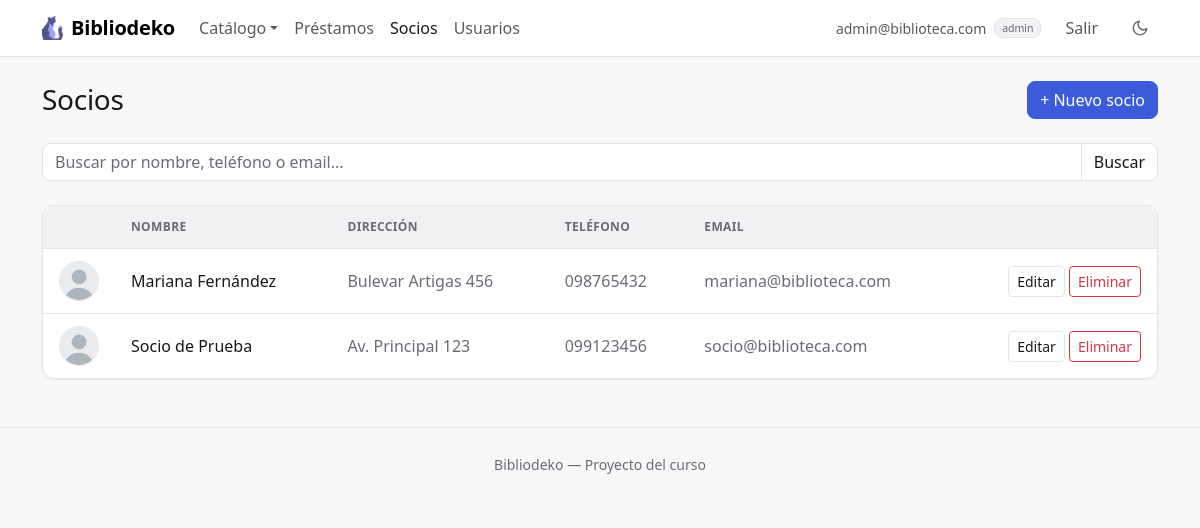
The app's page /index.php?accion=listarSocios (signed in) with its own data.
### tables this page shows
CREATE TABLE IF NOT EXISTS socios (
    id          INT AUTO_INCREMENT PRIMARY KEY,
    usuario_id  INT NOT NULL UNIQUE,
    nombre      VARCHAR(100) NOT NULL,
    direccion   VARCHAR(255) NOT NULL,
    telefono    VARCHAR(20)  NOT NULL,
    foto        VARCHAR(100) NOT NULL DEFAULT 'avatar.png',
    FOREIGN KEY (usuario_id) REFERENCES usuarios(id) ON DELETE CASCADE
);

CREATE TABLE IF NOT EXISTS usuarios (
    id      INT AUTO_INCREMENT PRIMARY KEY,
    rol     ENUM('admin', 'socio') NOT NULL DEFAULT 'socio',
    email   VARCHAR(100) NOT NULL UNIQUE,
    pass    VARCHAR(255) NOT NULL
);

### controllers/SocioController.php (called while the page is built, shortened)
<?php
require_once __DIR__ . '/../models/Socio.php';
require_once __DIR__ . '/../models/Usuario.php';
function listarSocios() {
    global $pdo;
    $filtros = [
        'q'          => trim($_GET['q'] ?? ''),
        'pagina'     => $_GET['p'] ?? 1,
        'por_pagina' => 10,
    ];
    $resultado = Socio::listar($pdo, $filtros);
    $socios = $resultado['filas'];
    require __DIR__ . '/../views/socios/listar.php';
}

### models/Socio.php (called while the page is built, shortened)
<?php
require_once __DIR__ . '/Usuario.php';
class Socio {
    private $id;
    private $usuario;
    private $nombre;
    private $direccion;
    private $telefono;
    private $foto;
    public function __construct($id, $usuario, $nombre, $direccion, $telefono, $foto) {
        $this->id = $id;
        $this->usuario = $usuario;
        $this->nombre = $nombre;
        $this->direccion = $direccion;
        $this->telefono = $telefono;
        $this->foto = $foto;
    }
    public function getId() { return $this->id; }
    public function getUsuario() { return $this->usuario; }
    public function getNombre() { return $this->nombre; }
    public function getDireccion() { return $this->direccion; }
    public function getTelefono() { return $this->telefono; }
    public function getFoto() { return $this->foto; }
    public static function listar($pdo, $filtros = []) {
        $filtros = array_merge(['q' => '', 'pagina' => 1, 'por_pagina' => 0], $filtros);
        $parametros = [];
        $desdeDonde = ' FROM socios s INNER JOIN usuarios u ON s.usuario_id = u.id';
        $stmt = $pdo->prepare('SELECT COUNT(*)' . $desdeDonde);
        $stmt->execute($parametros);
        $total = (int) $stmt->fetchColumn();
        $sql = 'SELECT s.*, u.rol, u.email, u.pass' . $desdeDonde . ' ORDER BY s.nombre';
        $pagina = 1;
        $paginas = 1;
        if ($filtros['por_pagina'] > 0) {
            $paginacion = calcularPaginacion($total, $filtros['pagina'], $filtros['por_pagina']);
            $pagina = $paginacion['pagina'];
            $paginas = $paginacion['paginas'];
            $sql .= ' LIMIT ' . (int) $filtros['por_pagina'] . ' OFFSET ' . $paginacion['desde'];
        }
        $stmt = $pdo->prepare($sql);
        $stmt->execute($parametros);
        $filas = $stmt->fetchAll();
        $socios = [];
        foreach ($filas as $f) {
            $usuario = new Usuario($f['usuario_id'], $f['rol'], $f['email'], $f['pass']);
            $socios[] = new Socio($f['id'], $usuario, $f['nombre'], $f['direccion'], $f['telefono'], $f['foto']);
        }
        return ['filas' => $socios, 'total' => $total, 'pagina' => $pagina, 'paginas' => $paginas];
    }
}

### helpers.php (called while the page is built, shortened)
<?php
function calcularPaginacion($total, $pagina, $porPagina) {
    $paginas = max(1, (int) ceil($total / $porPagina));
    $pagina = min(max(1, (int) $pagina), $paginas);
    return ['pagina' => $pagina, 'paginas' => $paginas, 'desde' => ($pagina - 1) * $porPagina];
}

### models/Usuario.php (called while the page is built, shortened)
<?php
class Usuario {
    private $email;
    public function __construct($id, $rol, $email, $pass) {
        $this->email = $email;
    }
    public function getEmail() { return $this->email; }
}

### views/socios/listar.php (the view, shortened to what this page needs)
<?php require __DIR__ . '/../header.php'; ?>
<div class="encabezado">
  <h1 class="h3">Socios</h1>
  <a href="index.php?accion=formCrearSocio" class="btn btn-primary">+ Nuevo socio</a>
</div>
<form method="GET" action="index.php" class="d-flex align-items-center gap-2 mb-4">
  <div class="input-group">
    <input type="search" name="q" class="form-control" aria-label="Buscar"
      placeholder="Buscar por nombre, teléfono o email..."
      value="<?= htmlspecialchars($filtros['q']) ?>">
    <button class="btn btn-outline-secondary" type="submit">Buscar</button>
  </div>
</form>
<?php if (empty($socios)): ?>
  <div class="card estado-vacio">
    <?php if ($filtros['q'] !== ''): ?>
      <p class="titulo">Ningún socio coincide con la búsqueda.</p>
      <p class="small mb-0">Probá con otro nombre, teléfono o email.</p>
    <?php else: ?>
      <p class="titulo">No hay socios registrados todavía.</p>
      <p class="small mb-0">Agregá el primero con «Nuevo socio».</p>
    <?php endif; ?>
  </div>
<?php else: ?>
  <div class="card">
    <div class="table-responsive">
      <table class="table table-hover align-middle">
        <thead>
          <tr>
            <th><span class="visually-hidden">Foto</span></th>
            <th>Nombre</th>
            <th>Dirección</th>
            <th>Teléfono</th>
            <th>Email</th>
            <th><span class="visually-hidden">Acciones</span></th>
          </tr>
        </thead>
        <tbody>
          <?php foreach ($socios as $socio): ?>
            <tr>
              <td class="columna-avatar">
                <img src="uploads/<?= htmlspecialchars($socio->getFoto()) ?>" alt="" width="40" height="40"
                  class="avatar">
              </td>
              <td class="fw-medium"><?= htmlspecialchars($socio->getNombre()) ?></td>
              <td class="text-body-secondary"><?= htmlspecialchars($socio->getDireccion()) ?></td>
              <td class="text-body-secondary text-nowrap"><?= htmlspecialchars($socio->getTelefono()) ?></td>
              <td class="text-body-secondary"><?= htmlspecialchars($socio->getUsuario()->getEmail()) ?></td>
              <td class="text-end text-nowrap">
                <a href="index.php?accion=formEditarSocio&id=<?= $socio->getId() ?>" class="btn btn-sm btn-outline-secondary">Editar</a>
                <form method="POST" action="index.php?accion=eliminarSocio" class="d-inline"
                  data-confirmar="¿Eliminar al socio «<?= htmlspecialchars($socio->getNombre()) ?>»? No se puede deshacer."
                  data-boton="Eliminar" data-color="danger">
                  <button type="submit" class="btn btn-sm btn-outline-danger">Eliminar</button>
                </form>
              </td>
            </tr>
          <?php endforeach; ?>
        </tbody>
      </table>
    </div>
  </div>
<?php endif; ?>
<?php require __DIR__ . '/../footer.php'; ?>

### assets/css/estilo.css (style rules this page uses)
:root, [data-bs-theme="light"] { --acento-rgb: 59, 91, 219; --acento-hover-rgb: 47, 74, 192; --color-sobre-acento: #ffffff; --color-fondo: #f7f7f8; --color-superficie: #ffffff; --color-superficie-2: #f1f1f3; --color-texto: #18181b; --color-texto-suave: #6b6b75; --color-borde: #e4e4e7; --sombra: 0 1px 2px rgba(24, 24, 27, .05); --sombra-elevada: 0 8px 24px rgba(24, 24, 27, .08); }
:root { --fuente-base: system-ui, -apple-system, "Segoe UI", Roboto, "Helvetica Neue", Arial, sans-serif; --radio: .5rem; --radio-grande: .75rem; --alto-campo: 38px; --proporcion-portada: 3 / 4; }
:root, [data-bs-theme="light"], [data-bs-theme="dark"] { --color-acento: rgb(var(--acento-rgb)); --color-acento-hover: rgb(var(--acento-hover-rgb)); --color-acento-suave: rgba(var(--acento-rgb), .12); --bs-body-font-family: var(--fuente-base); --bs-body-bg: var(--color-superficie); --bs-body-color: var(--color-texto); --bs-emphasis-color: var(--color-texto); --bs-secondary-color: var(--color-texto-suave); --bs-secondary-bg: var(--color-superficie-2); --bs-tertiary-bg: var(--color-superficie-2); --bs-border-color: var(--color-borde); --bs-border-radius: var(--radio); --bs-border-radius-lg: var(--radio-grande); --bs-primary-rgb: var(--acento-rgb); --bs-link-color-rgb: var(--acento-rgb); --bs-link-hover-color-rgb: var(--acento-hover-rgb); --bs-focus-ring-color: rgba(var(--acento-rgb), .25); }
body { background-color: var(--color-fondo); -webkit-font-smoothing: antialiased; }
h1, h2, h3, h4, h5, h6 { font-weight: 600; letter-spacing: -.01em; }
a { text-decoration: none; }
.encabezado { display: flex; flex-wrap: wrap; justify-content: space-between; align-items: center; gap: .75rem; margin-bottom: 1.5rem; }
.encabezado h1 { margin-bottom: 0; }
.btn { font-weight: 500; }
.btn-primary { --bs-btn-color: var(--color-sobre-acento); --bs-btn-bg: var(--color-acento); --bs-btn-border-color: var(--color-acento); --bs-btn-hover-color: var(--color-sobre-acento); --bs-btn-hover-bg: var(--color-acento-hover); --bs-btn-hover-border-color: var(--color-acento-hover); --bs-btn-active-color: var(--color-sobre-acento); --bs-btn-active-bg: var(--color-acento-hover); --bs-btn-active-border-color: var(--color-acento-hover); --bs-btn-disabled-bg: var(--color-acento); --bs-btn-disabled-border-color: var(--color-acento); --bs-btn-focus-shadow-rgb: var(--acento-rgb); }
.btn-outline-secondary { --bs-btn-color: var(--color-texto); --bs-btn-border-color: var(--color-borde); --bs-btn-hover-color: var(--color-texto); --bs-btn-hover-bg: var(--color-superficie-2); --bs-btn-hover-border-color: var(--color-borde); --bs-btn-active-color: var(--color-texto); --bs-btn-active-bg: var(--color-superficie-2); --bs-btn-active-border-color: var(--color-borde); background-color: var(--color-superficie); }
.card { --bs-card-bg: var(--color-superficie); --bs-card-border-color: var(--color-borde); --bs-card-border-radius: var(--radio-grande); --bs-card-inner-border-radius: calc(var(--radio-grande) - 1px); --bs-card-cap-bg: transparent; box-shadow: var(--sombra); }
.table { --bs-table-bg: transparent; --bs-table-hover-bg: var(--color-superficie-2); --bs-table-border-color: var(--color-borde); margin-bottom: 0; }
.table > thead th { background-color: var(--color-superficie-2); color: var(--color-texto-suave); font-size: .75rem; font-weight: 600; letter-spacing: .03em; text-transform: uppercase; white-space: nowrap; }
.table > :not(caption) > * > * { padding: .75rem 1rem; }
.table > tbody > tr:last-child > * { border-bottom: 0; }
.card > .table-responsive { border-radius: inherit; position: relative; }
.avatar { border-radius: 50%; border: 1px solid var(--color-borde); object-fit: cover; }
.columna-avatar { width: 56px; }

### records on screen
socios: foto (placeholder picture), nombre "Mariana Fernández", direccion "Bulevar Artigas 456", telefono "098765432", usuario.email "mariana@biblioteca.com"
socios: foto (placeholder picture), nombre "Socio de Prueba", direccion "Av. Principal 123", telefono "099123456", usuario.email "socio@biblioteca.com"

### other values on screen
$_SESSION['usuario']['email'] "admin@biblioteca.com"
$_SESSION['usuario']['rol'] "admin"
